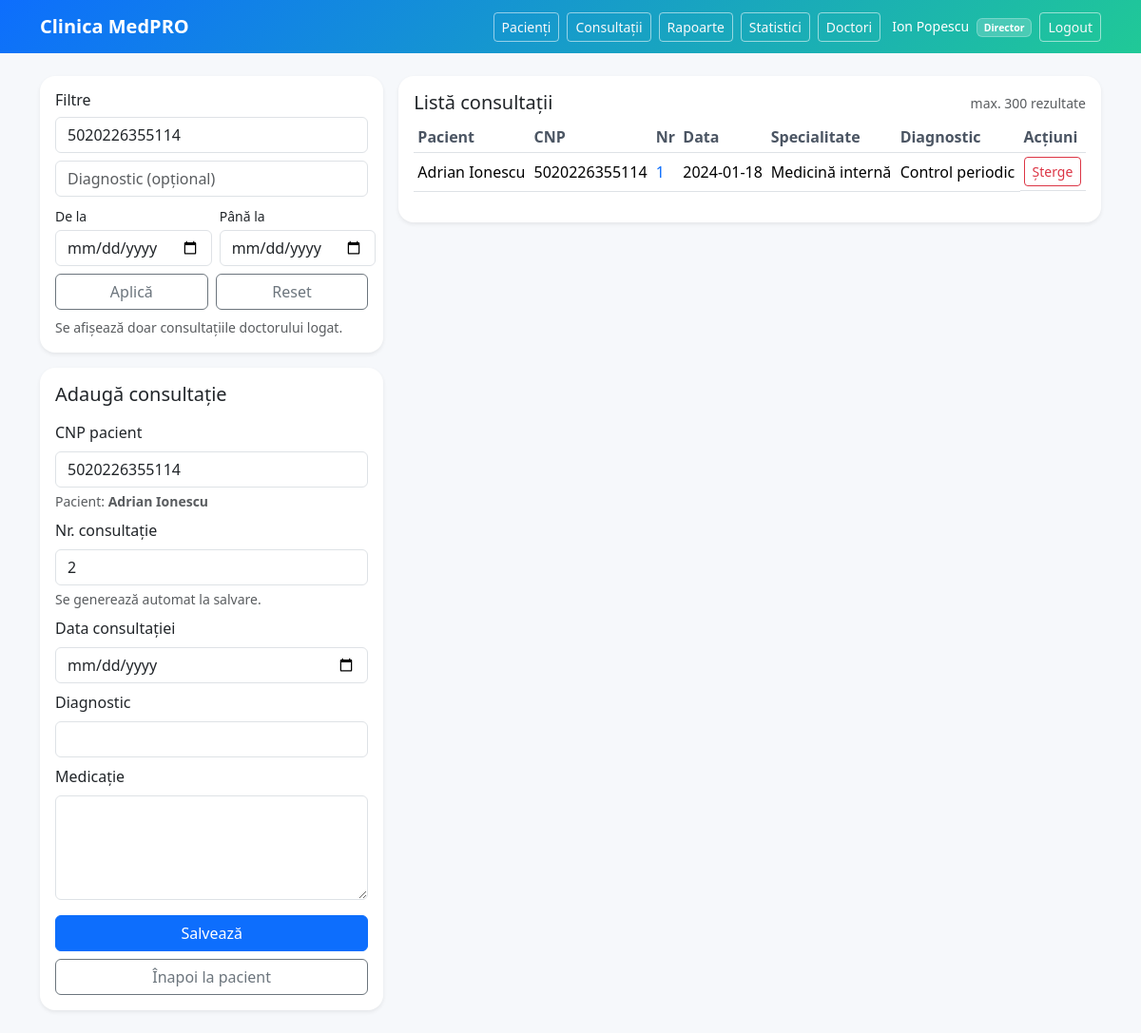
Screenshot of /public/consultatii.php?cnp=5020226355114 (signed in) with the database file from the repository.
### tables this page shows
CREATE TABLE IF NOT EXISTS `pacienti` (
  `cnp` char(13) NOT NULL,
  `nume` varchar(60) NOT NULL,
  `prenume` varchar(60) NOT NULL,
  `adresa` varchar(255) NOT NULL,
  `data_nasterii` date NOT NULL,
  `sex` enum('M','F') NOT NULL,
  `varsta` int NOT NULL,
  `email` varchar(120) NOT NULL,
  `telefon` varchar(30) NOT NULL,
  `created_at` timestamp NULL DEFAULT CURRENT_TIMESTAMP,
  PRIMARY KEY (`cnp`)
);

CREATE TABLE IF NOT EXISTS `consultatii` (
  `id` int NOT NULL AUTO_INCREMENT,
  `cnp_pacient` char(13) NOT NULL,
  `nr_consultatie` int NOT NULL,
  `data_consultatie` date NOT NULL,
  `diagnostic` varchar(255) NOT NULL,
  `medicamentatie` text NOT NULL,
  `doctor_id` int NOT NULL,
  `specialitate_id` int NOT NULL,
  `created_at` timestamp NULL DEFAULT CURRENT_TIMESTAMP,
  PRIMARY KEY (`id`),
  UNIQUE KEY `uq_pacient_nr` (`cnp_pacient`,`nr_consultatie`),
  KEY `fk_consultatii_doctori` (`doctor_id`),
  KEY `fk_consultatii_specialitati` (`specialitate_id`)
);

CREATE TABLE IF NOT EXISTS `specialitati` (
  `id` int NOT NULL AUTO_INCREMENT,
  `nume` varchar(100) NOT NULL,
  PRIMARY KEY (`id`),
  UNIQUE KEY `nume` (`nume`)
);

### app/helpers.php (called while the page is built, shortened)
<?php
function e(string $s): string {
  return htmlspecialchars($s, ENT_QUOTES, 'UTF-8');
}

### app/db.php (called while the page is built, shortened)
<?php
function db(): PDO {
  static $pdo = null;
  if ($pdo) return $pdo;
  $cfg = require __DIR__ . '/config.php';
  $db = $cfg['db'];
  $dsn = "mysql:host={$db['host']};dbname={$db['name']};charset={$db['charset']}";
  $pdo = new PDO($dsn, $db['user'], $db['pass'], [
    PDO::ATTR_ERRMODE => PDO::ERRMODE_EXCEPTION,
    PDO::ATTR_DEFAULT_FETCH_MODE => PDO::FETCH_ASSOC,
  ]);
  return $pdo;
}

### public/consultatii.php (the view, shortened to what this page needs)
<?php
require_once __DIR__ . '/../app/db.php';
require_once __DIR__ . '/../app/helpers.php';
require_once __DIR__ . '/../app/layout.php';
$u = auth_user();
$doctorId = (int)$u['id'];
$prefillCnp = trim((string)($_GET['cnp'] ?? ''));
$prefillPacient = null;
if ($prefillCnp !== '') {
  $ps = db()->prepare("SELECT cnp, nume, prenume FROM pacienti WHERE cnp = :cnp");
  $ps->execute([':cnp' => $prefillCnp]);
  $prefillPacient = $ps->fetch() ?: null;
}
$editConsult = null;
$isEdit = (bool)$editConsult;
$nextNr = '';
if (!$isEdit && $prefillCnp !== '') {
  $ms = db()->prepare("SELECT COALESCE(MAX(nr_consultatie), 0) AS m FROM consultatii WHERE cnp_pacient = :cnp");
  $ms->execute([':cnp' => $prefillCnp]);
  $nextNr = (string)(((int)($ms->fetch()['m'] ?? 0)) + 1);
}
$cnpFilter = trim((string)($_GET['cnp'] ?? ''));
$diagFilter = trim((string)($_GET['diag'] ?? ''));
$dateFrom = trim((string)($_GET['from'] ?? ''));
$dateTo = trim((string)($_GET['to'] ?? ''));
$where = ["c.doctor_id = :did"];
$params = [':did' => $doctorId];
if ($cnpFilter !== '') {
  $where[] = "c.cnp_pacient LIKE :cnp";
  $params[':cnp'] = "%$cnpFilter%";
}
$sql = "
  SELECT
    c.*,
    p.nume AS p_nume,
    p.prenume AS p_prenume,
    s.nume AS specialitate
  FROM consultatii c
  JOIN pacienti p ON p.cnp = c.cnp_pacient
  JOIN specialitati s ON s.id = c.specialitate_id
  WHERE " . implode(" AND ", $where) . "
  ORDER BY c.data_consultatie DESC, c.id DESC
  LIMIT 300
";
$list = db()->prepare($sql);
$list->execute($params);
$consultatii = $list->fetchAll();
function val(?array $row, string $key): string {
  return e((string)($row[$key] ?? ''));
}
?>
<div class="row g-3">
  <div class="col-lg-4">
    <div class="card shadow-sm mb-3">
      <div class="card-body">
        <h2 class="h6 mb-2">Filtre</h2>
        <form method="get" class="vstack gap-2">
          <input name="cnp" value="<?= e($cnpFilter) ?>" class="form-control" placeholder="CNP pacient (opțional)">
          <input name="diag" value="<?= e($diagFilter) ?>" class="form-control" placeholder="Diagnostic (opțional)">
          <div class="d-flex gap-2">
            <div class="w-50">
              <label class="form-label small mb-1">De la</label>
              <input type="date" name="from" value="<?= e($dateFrom) ?>" class="form-control">
            </div>
            <div class="w-50">
              <label class="form-label small mb-1">Până la</label>
              <input type="date" name="to" value="<?= e($dateTo) ?>" class="form-control">
            </div>
          </div>
          <div class="d-flex gap-2">
            <button class="btn btn-outline-secondary w-50">Aplică</button>
            <a class="btn btn-outline-secondary w-50" href="/clinica/public/consultatii.php">Reset</a>
          </div>
        </form>
        <div class="form-text mt-2">
          Se afișează doar consultațiile doctorului logat.
        </div>
      </div>
    </div>
    <div class="card shadow-sm">
      <div class="card-body">
        <h2 class="h5 mb-3"><?= $isEdit ? 'Editează consultație' : 'Adaugă consultație' ?></h2>
        <form method="post">
          <div class="mb-2">
            <label class="form-label">CNP pacient</label>
            <input name="cnp_pacient"
                   class="form-control"
                   required
                   value="<?= $isEdit ? val($editConsult, 'cnp_pacient') : e($prefillCnp) ?>"
                   <?= ($prefillCnp !== '' || $isEdit) ? 'readonly' : '' ?>>
            <?php if (($prefillCnp !== '' || $isEdit) && $prefillPacient): ?>
              <div class="form-text">
                Pacient: <b><?= e($prefillPacient['prenume'].' '.$prefillPacient['nume']) ?></b>
              </div>
            <?php else: ?>
              <div class="form-text">Pacientul trebuie să existe deja în “Pacienți”.</div>
            <?php endif; ?>
          </div>
          <div class="mb-2">
            <label class="form-label">Nr. consultație</label>
            <?php if ($isEdit): ?>
              <input type="number" class="form-control" value="<?= val($editConsult, 'nr_consultatie') ?>" readonly>
              <div class="form-text">Numărul nu se modifică (se generează automat la creare).</div>
            <?php else: ?>
              <input type="number" class="form-control" value="<?= e($nextNr) ?>" readonly>
              <div class="form-text">Se generează automat la salvare.</div>
            <?php endif; ?>
          </div>
          <div class="mb-2">
            <label class="form-label">Data consultației</label>
            <input type="date" name="data_consultatie" class="form-control" required
                   value="<?= val($editConsult, 'data_consultatie') ?>">
          </div>
          <div class="mb-2">
            <label class="form-label">Diagnostic</label>
            <input name="diagnostic" class="form-control" required
                   value="<?= val($editConsult, 'diagnostic') ?>">
          </div>
          <div class="mb-3">
            <label class="form-label">Medicație</label>
            <textarea name="medicamentatie" class="form-control" rows="4" required><?= val($editConsult, 'medicamentatie') ?></textarea>
          </div>
          <button class="btn btn-primary w-100"><?= $isEdit ? 'Actualizează' : 'Salvează' ?></button>
          <?php if ($prefillCnp !== '' && !$isEdit): ?>
            <a class="btn btn-outline-secondary w-100 mt-2"
               href="/clinica/public/pacienti.php?edit=<?= urlencode($prefillCnp) ?>">
              Înapoi la pacient
            </a>
          <?php endif; ?>
        </form>
      </div>
    </div>
  </div>
  <div class="col-lg-8">
    <div class="card shadow-sm">
      <div class="card-body">
        <div class="d-flex justify-content-between align-items-center mb-2">
          <h2 class="h5 mb-0">Listă consultații</h2>
          <div class="text-muted small">max. 300 rezultate</div>
        </div>
        <div class="table-responsive">
          <table class="table table-sm align-middle">
            <thead>
              <tr>
                <th>Pacient</th>
                <th>CNP</th>
                <th>Nr</th>
                <th>Data</th>
                <th>Specialitate</th>
                <th>Diagnostic</th>
                <th>Acțiuni</th>
              </tr>
            </thead>
            <tbody>
            <?php foreach ($consultatii as $c): ?>
              <tr>
                <td><?= e($c['p_prenume'].' '.$c['p_nume']) ?></td>
                <td><?= e($c['cnp_pacient']) ?></td>
                <td>
                  <a class="text-decoration-none"
                     href="/clinica/public/consultatii.php?edit=<?= (int)$c['id'] ?>">
                    <?= e((string)$c['nr_consultatie']) ?>
                  </a>
                </td>
                <td><?= e($c['data_consultatie']) ?></td>
                <td><?= e($c['specialitate']) ?></td>
                <td><?= e($c['diagnostic']) ?></td>
                <td class="d-flex gap-2">
                  <form method="post" onsubmit="return confirm('Sigur ștergi consultația?');">
                    <button class="btn btn-sm btn-outline-danger">Șterge</button>
                  </form>
                </td>
              </tr>
            <?php endforeach; ?>
            </tbody>
          </table>
        </div>
      </div>
    </div>
  </div>
</div>

### app/layout.php (style rules this page uses)
:root { --bg: #f6f8fb; --brand1: #0d6efd; --brand2: #20c997; }
body { background: var(--bg); }
.card { border: none; border-radius: 1rem; box-shadow: 0 12px 30px rgba(0,0,0,0.08); }
.table thead th { color: #4b5563; font-weight: 600; }

### rows the page displays
pacienti: prenume+nume "Adrian Ionescu"
consultatii: pacienti.prenume+nume "Adrian Ionescu", cnp_pacient "5020226355114", nr_consultatie "1", data_consultatie "2024-01-18", specialitati.nume "Medicină internă", diagnostic "Control periodic"
